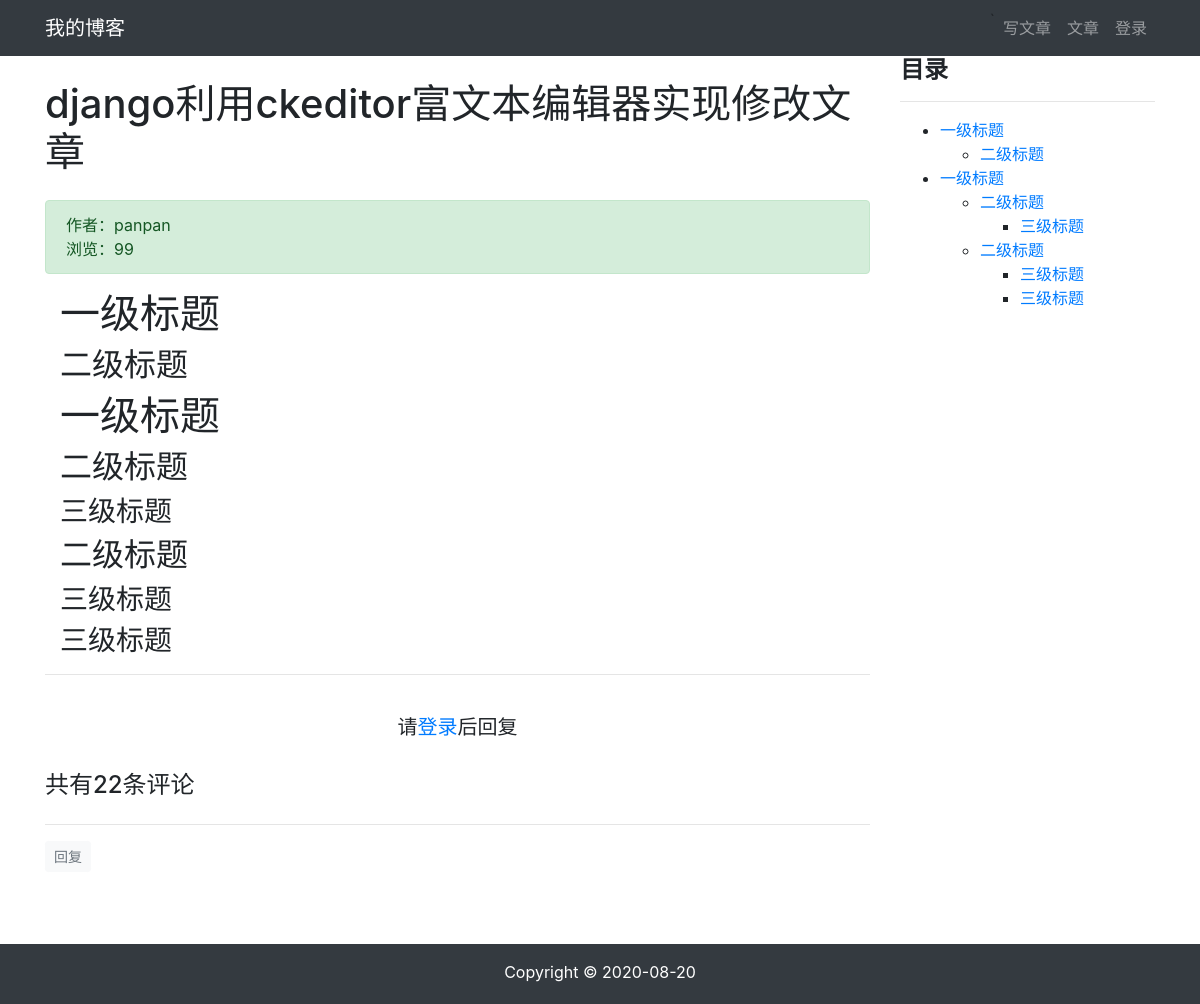
Screenshot of /article/article_detail/18/ with the database file from the repository.
### article/models.py (models this page shows, shortened)
class ArticlePost(models.Model):
    total_views = models.PositiveIntegerField(default=0)
    author = models.ForeignKey(User, on_delete=models.CASCADE)
    title = models.CharField(max_length=100)
    body_content = models.TextField()
    created_time = models.DateTimeField(default=timezone.now)
    updated_time = models.DateTimeField(auto_now=True)
    column = models.ForeignKey(
        ArticleColumn,
        null=True,
        blank=True,
        on_delete=models.CASCADE,
        related_name='article'
    )
    tags = TaggableManager(blank=True)
    avatar = models.ImageField(upload_to='article/%Y%m%d/', blank=True)
    class Meta:
        ordering = ('-created_time',)
    def save(self, *args, **kwargs):
        article = super(ArticlePost, self).save(*args, **kwargs)
        return article

### article/views.py (the view)
# urls.py: path('article_detail/<int:id>/', article.views.article_detail, name='article_detail'),
def article_detail(request, id):
    article = ArticlePost.objects.get(id=id)
    comments = Comment.objects.filter(article=id)
    article.total_views += 1
    article.save(update_fields=['total_views'])
    md = markdown.Markdown(extensions=[
        'markdown.extensions.extra',
        'markdown.extensions.codehilite',
        'markdown.extensions.toc',
    ])
    article.body_content = md.convert(article.body_content)
    comment_form = CommentForm()
    context = {
        'article': article,
        'toc': md.toc,
        'comments': comments,
        'comment_form': comment_form,
    }
    return render(request, 'article/detail.html', context)

### templates/article/detail.html (shortened to what this page needs)
{% extends "base.html" %}
{% load static %}
{% block content %}
<link rel="stylesheet" href="{% static 'prism/prism.css' %}">
    <div class="container">
        <div class="row">
            <div class="col-9">
                <h1 class=" mt-4 mb-4">{{ article.title }}</h1>
                <div class=" alert alert-success">
                    <div>
                        作者：{{ article.author }}
                    </div>
                    <div>
                        浏览：{{ article.total_views }}
                    </div>
                </div>
                <div class="col-12">
                    <p>{{ article.body_content | safe }}</p>
                </div>
                <hr>
                {% if user.is_authenticated %}
                    <div>
                        <form
                            action="{% url 'comment:post_comment' article.id %}"
                            method="POST"
                        >
                        {% csrf_token %}
                            <div class="form-group">
                                <label for="body">
                                    <strong>
                                        我也要发言：
                                    </strong>
                                </label>
                             <!--
                                <textarea
                                    type="text"
                                    class="form-control"
                                    id="body"
                                    name="body_context"
                                    rows="2"></textarea>
                                    -->
                                <div>
                                    {{ comment_form.media }}
                                    {{ comment_form.body_content }}
                                </div>
                            </div>
                            <button type="submit" class="btn btn-primary ">发送</button>
                        </form>
                    </div>
                    <br>
                {% else %}
                    <br>
                    <h5 class="row justify-content-center">
                        请<a href="{% url 'userprofile:login' %}">登录</a>后回复
                    </h5>
                    <br>
                {% endif %}
                {% load mptt_tags %}
                <h4>共有{{ comments.count }}条评论</h4>
                <div class="row">
                    {% recursetree comments %}
                        {% with comment=node %}
                            <div class="{% if comment.reply_to %}
                                        offset-1 col-11
                                        {% else %}
                                        col-12
                                        {% endif %}"
                                 id="comment_elem_{{ comment.id }}"
                            >
                                <hr>
                                <div>
                                    <button type="button"
                                            class="btn btn-light btn-sm text-muted"
                                            onclick="load_modal({{ article.id }}, {{ comment.id }})"
                                    >
                                        回复
                                    </button>
                                </div>
                            </div>
                        {% endwith %}
                    {% endrecursetree %}
                </div>
            </div>
                <div class="col-3 sidebar" id="sidebar" >
                    <div class="sidebar__inner">
                        <h4><strong>目录</strong></h4>
                        <hr>
                        <div>
                            {{ toc|safe }}
                        </div>
                    </div>
                </div>
            </div>
        </div>
    </div>
{% endblock %}

### templates/article/detail.html (style rules this page uses)
.sidebar { will-change: min-height; }
.sidebar__inner { transform: translate(0, 0); transform: translate3d(0, 0, 0); will-change: position, transform; }

### templates/base.html (style rules this page uses)
html, body { height: 100%; margin: 0; }

### rows the page displays
ArticlePost: title "django利用ckeditor富文本编辑器实现修改文章", author "panpan", total_views "99", body_content "一级标题 二级标题 一级标题 二级标题 三级标题 二级标题 三级标题 三级标题"

### other values shown
{{ comments.count }} "22"
{{ toc|safe }} "一级标题 二级标题 一级标题 二级标题 三级标题 二级标题 三级标题 三级标题"
